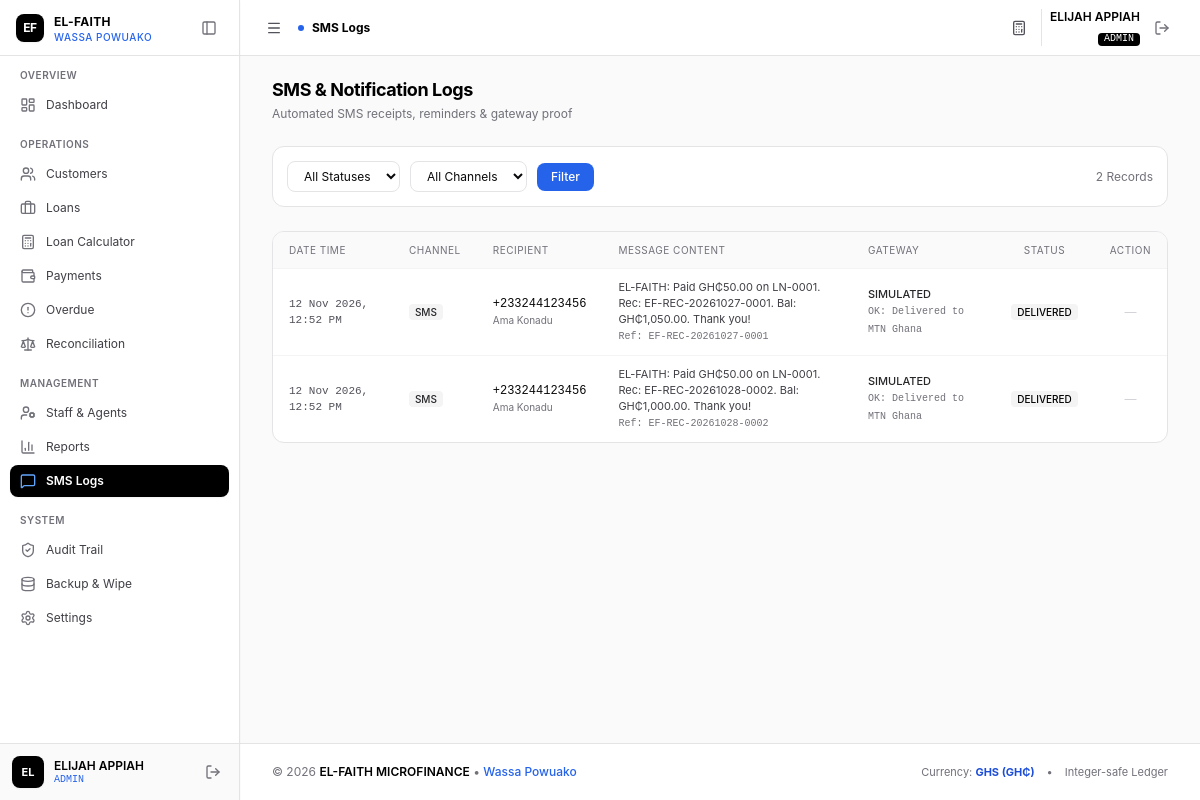
The page /admin/notifications.php (signed in) on the database its author committed.
### tables this page shows
CREATE TABLE IF NOT EXISTS `notifications_log` (
  `id` INT AUTO_INCREMENT PRIMARY KEY,
  `channel` ENUM('sms', 'email') NOT NULL DEFAULT 'sms',
  `recipient` VARCHAR(150) NOT NULL,
  `customer_id` INT NULL,
  `payment_id` INT NULL,
  `message` TEXT NOT NULL,
  `status` ENUM('queued', 'sent', 'failed', 'delivered') NOT NULL DEFAULT 'queued',
  `attempts` INT NOT NULL DEFAULT 0,
  `provider` VARCHAR(50) NOT NULL DEFAULT 'simulated',
  `provider_response` TEXT NULL,
  `sent_at` DATETIME NULL,
  `created_at` DATETIME NOT NULL DEFAULT CURRENT_TIMESTAMP,
  CONSTRAINT `fk_notif_customer` FOREIGN KEY (`customer_id`) REFERENCES `customers` (`id`) ON DELETE SET NULL,
  CONSTRAINT `fk_notif_payment` FOREIGN KEY (`payment_id`) REFERENCES `payments` (`id`) ON DELETE SET NULL,
  INDEX `idx_notif_status` (`status`),
  INDEX `idx_notif_created` (`created_at`)
);

CREATE TABLE IF NOT EXISTS `customers` (
  `id` INT AUTO_INCREMENT PRIMARY KEY,
  `uuid` VARCHAR(36) NOT NULL UNIQUE,
  `customer_code` VARCHAR(30) NOT NULL UNIQUE,
  `full_name` VARCHAR(150) NOT NULL,
  `phone` VARCHAR(20) NOT NULL,
  `alt_phone` VARCHAR(20) NULL,
  `id_type` VARCHAR(50) NOT NULL DEFAULT 'Ghana Card',
  `id_number` VARCHAR(50) NOT NULL,
  `residential_address` TEXT NOT NULL,
  `location_landmark` VARCHAR(255) NOT NULL,
  `gps_lat` DECIMAL(10, 8) NULL,
  `gps_lng` DECIMAL(11, 8) NULL,
  `occupation` VARCHAR(100) NOT NULL,
  `guarantor_name` VARCHAR(150) NOT NULL,
  `guarantor_phone` VARCHAR(20) NOT NULL,
  `guarantor_relation` VARCHAR(50) NOT NULL,
  `guarantor_address` TEXT NULL,
  `assigned_agent_id` INT NULL,
  `created_by` INT NOT NULL,
  `status` ENUM('active', 'inactive', 'blacklisted') NOT NULL DEFAULT 'active',
  `notes` TEXT NULL,
  `deleted_at` DATETIME NULL,
  `created_at` DATETIME NOT NULL DEFAULT CURRENT_TIMESTAMP,
  `updated_at` DATETIME NOT NULL DEFAULT CURRENT_TIMESTAMP ON UPDATE CURRENT_TIMESTAMP,
  CONSTRAINT `fk_customers_assigned_agent` FOREIGN KEY (`assigned_agent_id`) REFERENCES `users` (`id`) ON DELETE SET NULL,
  CONSTRAINT `fk_customers_created_by` FOREIGN KEY (`created_by`) REFERENCES `users` (`id`),
  INDEX `idx_customers_assigned_agent` (`assigned_agent_id`),
  INDEX `idx_customers_phone` (`phone`),
  INDEX `idx_customers_id_number` (`id_number`),
  INDEX `idx_customers_status` (`status`),
  INDEX `idx_customers_deleted_at` (`deleted_at`)
);

CREATE TABLE IF NOT EXISTS `payments` (
  `id` INT AUTO_INCREMENT PRIMARY KEY,
  `uuid` VARCHAR(36) NOT NULL UNIQUE,
  `receipt_number` VARCHAR(40) NOT NULL UNIQUE,
  `loan_id` INT NOT NULL,
  `customer_id` INT NOT NULL,
  `agent_id` INT NOT NULL,
  `amount_pesewas` BIGINT NOT NULL,
  `payment_method` ENUM('cash', 'momo', 'bank_transfer') NOT NULL DEFAULT 'cash',
  `momo_reference` VARCHAR(100) NULL,
  `collection_timestamp` DATETIME NOT NULL DEFAULT CURRENT_TIMESTAMP,
  `gps_lat` DECIMAL(10, 8) NULL,
  `gps_lng` DECIMAL(11, 8) NULL,
  `note` TEXT NULL,
  `is_reversal` TINYINT(1) NOT NULL DEFAULT 0,
  `reversal_of_payment_id` INT NULL,
  `reversal_reason` TEXT NULL,
  `status` ENUM('recorded', 'reversed') NOT NULL DEFAULT 'recorded',
  `created_at` DATETIME NOT NULL DEFAULT CURRENT_TIMESTAMP,
  CONSTRAINT `fk_payments_loan` FOREIGN KEY (`loan_id`) REFERENCES `loans` (`id`),
  CONSTRAINT `fk_payments_customer` FOREIGN KEY (`customer_id`) REFERENCES `customers` (`id`),
  CONSTRAINT `fk_payments_agent` FOREIGN KEY (`agent_id`) REFERENCES `users` (`id`),
  CONSTRAINT `fk_payments_reversal` FOREIGN KEY (`reversal_of_payment_id`) REFERENCES `payments` (`id`) ON DELETE SET NULL,
  INDEX `idx_payments_loan` (`loan_id`),
  INDEX `idx_payments_customer` (`customer_id`),
  INDEX `idx_payments_agent` (`agent_id`),
  INDEX `idx_payments_created` (`collection_timestamp`),
  INDEX `idx_payments_method` (`payment_method`),
  INDEX `idx_payments_status` (`status`)
);

### admin/notifications.php (the view, shortened to what this page needs)
<?php
require_once __DIR__ . '/../includes/functions.php';
require_once __DIR__ . '/../includes/sms.php';
$sql = "
    SELECT n.*, c.full_name AS customer_name, p.receipt_number
    FROM notifications_log n
    LEFT JOIN customers c ON n.customer_id = c.id
    LEFT JOIN payments p ON n.payment_id = p.id
    WHERE 1=1
";
$params = [];
$sql .= " ORDER BY n.created_at DESC LIMIT 100";
$stmt = $pdo->prepare($sql);
$stmt->execute($params);
$logs = $stmt->fetchAll();
include __DIR__ . '/../includes/header.php';
?>
<div class="space-y-6">
    <div class="flex flex-col sm:flex-row sm:items-center justify-between gap-3">
        <div>
            <h1 class="text-lg font-bold text-black tracking-tight">SMS & Notification Logs</h1>
            <p class="text-xs text-zinc-500 mt-0.5">Automated SMS receipts, reminders & gateway proof</p>
        </div>
    </div>
    <div class="bg-white rounded-xl border border-zinc-200 p-3.5 flex flex-col sm:flex-row items-center justify-between gap-3 text-xs">
        <form method="GET" class="flex flex-wrap items-center gap-2.5">
            <div>
                <select name="status" class="px-3 py-1.5 bg-white border border-zinc-200 rounded-lg text-xs text-zinc-950 focus:outline-none focus:border-blue-600 focus:ring-1 focus:ring-blue-600">
                    <option value="">All Statuses</option>
                </select>
            </div>
            <div>
                <select name="channel" class="px-3 py-1.5 bg-white border border-zinc-200 rounded-lg text-xs text-zinc-950 focus:outline-none focus:border-blue-600 focus:ring-1 focus:ring-blue-600">
                    <option value="">All Channels</option>
                </select>
            </div>
            <button type="submit" class="px-3.5 py-1.5 bg-blue-600 text-white rounded-lg text-xs font-medium hover:bg-blue-700 transition">
                Filter
            </button>
        </form>
        <span class="text-zinc-500 text-xs"><?= count($logs) ?> Records</span>
    </div>
    <div class="bg-white rounded-xl border border-zinc-200 overflow-hidden">
        <div class="overflow-x-auto">
            <table class="w-full text-left text-xs">
                <thead class="bg-zinc-50 text-zinc-500 uppercase font-medium text-[10px] tracking-wider border-b border-zinc-100">
                    <tr>
                        <th class="py-2.5 px-4 font-normal">Date Time</th>
                        <th class="py-2.5 px-4 font-normal">Channel</th>
                        <th class="py-2.5 px-4 font-normal">Recipient</th>
                        <th class="py-2.5 px-4 font-normal">Message Content</th>
                        <th class="py-2.5 px-4 font-normal">Gateway</th>
                        <th class="py-2.5 px-4 text-center font-normal">Status</th>
                        <th class="py-2.5 px-4 text-center font-normal">Action</th>
                    </tr>
                </thead>
                <tbody class="divide-y divide-zinc-100">
                    <?php if (empty($logs)): ?>
                        <tr>
                            <td colspan="7" class="py-8 text-center text-zinc-500">
                                No notification logs found.
                            </td>
                        </tr>
                    <?php else: ?>
                        <?php foreach ($logs as $l): ?>
                            <tr class="hover:bg-blue-50/30 transition">
                                <td class="py-2.5 px-4 text-zinc-600 font-mono text-[11px]">
                                    <?= date('d M Y, h:i A', strtotime($l['created_at'])) ?>
                                </td>
                                <td class="py-2.5 px-4">
                                    <span class="px-1.5 py-0.5 rounded text-[10px] font-medium uppercase bg-zinc-100 text-zinc-800">
                                        <?= strtoupper($l['channel']) ?>
                                    </span>
                                </td>
                                <td class="py-2.5 px-4 font-mono text-zinc-950">
                                    <?= htmlspecialchars($l['recipient']) ?>
                                    <?php if ($l['customer_name']): ?>
                                        <span class="block font-sans text-[10px] text-zinc-500"><?= htmlspecialchars($l['customer_name']) ?></span>
                                    <?php endif; ?>
                                </td>
                                <td class="py-2.5 px-4 max-w-sm text-zinc-700 text-[11px]">
                                    <?= htmlspecialchars($l['message']) ?>
                                    <?php if ($l['receipt_number']): ?>
                                        <span class="block font-mono text-[10px] text-zinc-500 mt-0.5">Ref: <?= htmlspecialchars($l['receipt_number']) ?></span>
                                    <?php endif; ?>
                                </td>
                                <td class="py-2.5 px-4 text-[11px] text-zinc-600">
                                    <span class="text-zinc-800 uppercase block font-medium"><?= htmlspecialchars($l['provider']) ?></span>
                                    <span class="text-zinc-500 font-mono text-[10px]"><?= htmlspecialchars($l['provider_response'] ?? 'Pending Response') ?></span>
                                </td>
                                <td class="py-2.5 px-4 text-center">
                                    <?php
                                        $sc = 'bg-zinc-100 text-zinc-800';
                                        if ($l['status'] === 'delivered') $sc = 'bg-zinc-100 text-black font-medium';
                                        elseif ($l['status'] === 'failed') $sc = 'bg-zinc-200 text-black font-bold';
                                        elseif ($l['status'] === 'queued') $sc = 'bg-zinc-50 text-zinc-600';
                                    ?>
                                    <span class="px-1.5 py-0.5 rounded text-[10px] uppercase <?= $sc ?>">
                                        <?= htmlspecialchars($l['status']) ?>
                                    </span>
                                </td>
                                <td class="py-2.5 px-4 text-center">
                                    <?php if ($l['status'] === 'failed' || $l['status'] === 'queued'): ?>
                                        <a href="<?= BASE_URL ?>/admin/notifications.php?retry_id=<?= $l['id'] ?>" class="text-[11px] text-black font-medium underline">
                                            Retry
                                        </a>
                                    <?php else: ?>
                                        <span class="text-zinc-300">—</span>
                                    <?php endif; ?>
                                </td>
                            </tr>
                        <?php endforeach; ?>
                    <?php endif; ?>
                </tbody>
            </table>
        </div>
    </div>
</div>
<?php include __DIR__ . '/../includes/footer.php'; ?>

### includes/header.php (style rules this page uses)
body { -webkit-overflow-scrolling: touch; }

### rows shown on the page
notifications_log: created_at "12 Nov 2026, 12:52 PM", channel "SMS", recipient "+233244123456", customer.full_name "Ama Konadu", message "EL-FAITH: Paid GH₵50.00 on LN-0001. Rec: EF-REC-20261027-0001. Bal: GH₵1,050.00. Thank you!", payment.receipt_number "EF-REC-20261027-0001", provider "SIMULATED", provider_response "OK: Delivered to MTN Ghana", status "DELIVERED"
notifications_log: created_at "12 Nov 2026, 12:52 PM", channel "SMS", recipient "+233244123456", customer.full_name "Ama Konadu", message "EL-FAITH: Paid GH₵50.00 on LN-0001. Rec: EF-REC-20261028-0002. Bal: GH₵1,000.00. Thank you!", payment.receipt_number "EF-REC-20261028-0002", provider "SIMULATED", provider_response "OK: Delivered to MTN Ghana", status "DELIVERED"

### other values the page prints
BRANCH_NAME "WASSA POWUAKO"
$sectionName "OVERVIEW"
$item['label'] "Dashboard"
$sectionName "OPERATIONS"
$item['label'] "Customers"
$item['label'] "Loans"
$item['label'] "Loan Calculator"
$item['label'] "Payments"
$item['label'] "Overdue"
$item['label'] "Reconciliation"
$sectionName "MANAGEMENT"
$item['label'] "Staff & Agents"
$item['label'] "Reports"
$item['label'] "SMS Logs"
$sectionName "SYSTEM"
